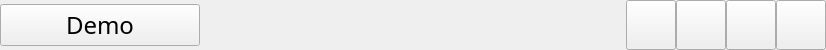
<?xml version="1.0" encoding="UTF-8"?>
<ui version="4.0">
 <class>Title</class>
 <widget class="QWidget" name="Title">
  <property name="geometry">
   <rect>
    <x>0</x>
    <y>0</y>
    <width>826</width>
    <height>50</height>
   </rect>
  </property>
  <property name="maximumSize">
   <size>
    <width>16777215</width>
    <height>50</height>
   </size>
  </property>
  <property name="windowTitle">
   <string>Form</string>
  </property>
  <layout class="QGridLayout" name="gridLayout">
   <property name="leftMargin">
    <number>0</number>
   </property>
   <property name="topMargin">
    <number>0</number>
   </property>
   <property name="rightMargin">
    <number>0</number>
   </property>
   <property name="bottomMargin">
    <number>0</number>
   </property>
   <property name="spacing">
    <number>0</number>
   </property>
   <item row="0" column="1">
    <widget class="QLabel" name="MovieNameLab">
     <property name="text">
      <string/>
     </property>
     <property name="margin">
      <number>15</number>
     </property>
    </widget>
   </item>
   <item row="0" column="3">
    <widget class="QPushButton" name="MaxBtn">
     <property name="minimumSize">
      <size>
       <width>50</width>
       <height>50</height>
      </size>
     </property>
     <property name="maximumSize">
      <size>
       <width>50</width>
       <height>50</height>
      </size>
     </property>
     <property name="text">
      <string/>
     </property>
    </widget>
   </item>
   <item row="0" column="5">
    <widget class="QPushButton" name="CloseBtn">
     <property name="minimumSize">
      <size>
       <width>50</width>
       <height>50</height>
      </size>
     </property>
     <property name="maximumSize">
      <size>
       <width>50</width>
       <height>50</height>
      </size>
     </property>
     <property name="text">
      <string/>
     </property>
    </widget>
   </item>
   <item row="0" column="4">
    <widget class="QPushButton" name="FullScreenBtn">
     <property name="minimumSize">
      <size>
       <width>50</width>
       <height>50</height>
      </size>
     </property>
     <property name="maximumSize">
      <size>
       <width>50</width>
       <height>50</height>
      </size>
     </property>
     <property name="text">
      <string/>
     </property>
    </widget>
   </item>
   <item row="0" column="2">
    <widget class="QPushButton" name="MinBtn">
     <property name="minimumSize">
      <size>
       <width>50</width>
       <height>50</height>
      </size>
     </property>
     <property name="maximumSize">
      <size>
       <width>50</width>
       <height>50</height>
      </size>
     </property>
     <property name="text">
      <string/>
     </property>
    </widget>
   </item>
   <item row="0" column="0">
    <widget class="QPushButton" name="MenuBtn">
     <property name="minimumSize">
      <size>
       <width>130</width>
       <height>0</height>
      </size>
     </property>
     <property name="maximumSize">
      <size>
       <width>200</width>
       <height>16777215</height>
      </size>
     </property>
     <property name="font">
      <font>
       <family>Bahnschrift Light SemiCondensed</family>
       <pointsize>18</pointsize>
      </font>
     </property>
     <property name="text">
      <string>Demo</string>
     </property>
    </widget>
   </item>
  </layout>
 </widget>
 <resources/>
 <connections/>
</ui>
